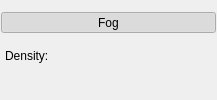
         <widget class="QWidget" name="fog_widget_" native="true">
          <property name="sizePolicy">
           <sizepolicy hsizetype="Preferred" vsizetype="Fixed">
            <horstretch>0</horstretch>
            <verstretch>0</verstretch>
           </sizepolicy>
          </property>
          <layout class="QVBoxLayout" name="verticalLayout_3">
           <property name="spacing">
            <number>1</number>
           </property>
           <property name="margin">
            <number>1</number>
           </property>
           <item>
            <widget class="QWidget" name="fog_header_bkg_" native="true">
             <layout class="QVBoxLayout" name="verticalLayout_4">
              <property name="spacing">
               <number>0</number>
              </property>
              <property name="margin">
               <number>0</number>
              </property>
              <item>
               <widget class="QWidget" name="fog_header_" native="true">
                <property name="sizePolicy">
                 <sizepolicy hsizetype="Preferred" vsizetype="Preferred">
                  <horstretch>0</horstretch>
                  <verstretch>0</verstretch>
                 </sizepolicy>
                </property>
                <property name="minimumSize">
                 <size>
                  <width>215</width>
                  <height>21</height>
                 </size>
                </property>
                <property name="maximumSize">
                 <size>
                  <width>16777215</width>
                  <height>21</height>
                 </size>
                </property>
                <layout class="QHBoxLayout" name="horizontalLayout" stretch="0">
                 <property name="spacing">
                  <number>2</number>
                 </property>
                 <property name="margin">
                  <number>0</number>
                 </property>
                 <item>
                  <widget class="QPushButton" name="fog_open_button_">
                   <property name="minimumSize">
                    <size>
                     <width>21</width>
                     <height>21</height>
                    </size>
                   </property>
                   <property name="maximumSize">
                    <size>
                     <width>1000</width>
                     <height>21</height>
                    </size>
                   </property>
                   <property name="toolTip">
                    <string>Click here to show or hide the contents of this group</string>
                   </property>
                   <property name="text">
                    <string>Fog</string>
                   </property>
                   <property name="checkable">
                    <bool>true</bool>
                   </property>
                   <property name="checked">
                    <bool>true</bool>
                   </property>
                  </widget>
                 </item>
                </layout>
               </widget>
              </item>
             </layout>
            </widget>
           </item>
           <item>
            <widget class="QWidget" name="fog_content_" native="true">
             <layout class="QVBoxLayout" name="verticalLayout_5">
              <property name="spacing">
               <number>2</number>
              </property>
              <property name="margin">
               <number>4</number>
              </property>
              <item>
               <widget class="QLabel" name="label">
                <property name="text">
                 <string>Density:</string>
                </property>
               </widget>
              </item>
              <item>
               <widget class="QtUtils::QtSliderDoubleCombo" name="fog_density_" native="true">
                <property name="sizePolicy">
                 <sizepolicy hsizetype="Preferred" vsizetype="Fixed">
                  <horstretch>0</horstretch>
                  <verstretch>0</verstretch>
                 </sizepolicy>
                </property>
                <property name="minimumSize">
                 <size>
                  <width>0</width>
                  <height>30</height>
                 </size>
                </property>
               </widget>
              </item>
             </layout>
            </widget>
           </item>
          </layout>
         </widget>
